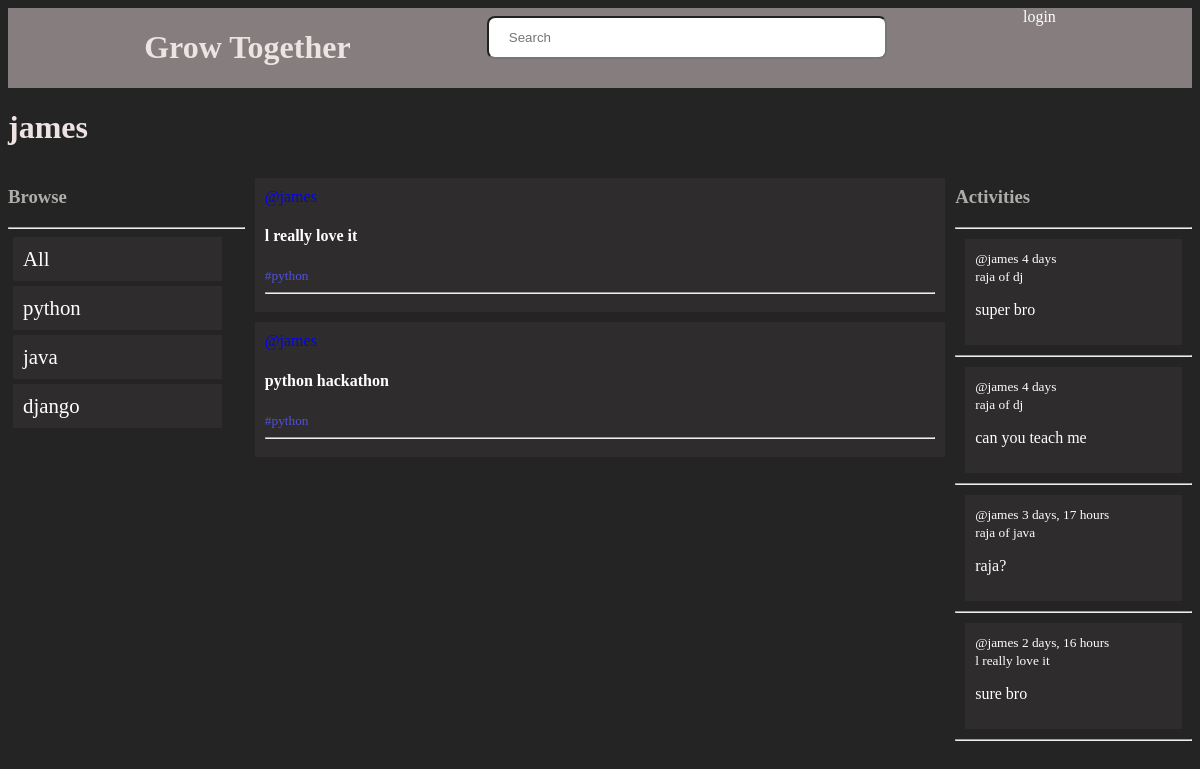
Screenshot of /profile/5/ with the database file from the repository.
### app1/models.py (models this page shows, shortened)
class topic(models.Model):
    name =models.CharField(max_length=200)

class room(models.Model): #python calss to model
    host=models.ForeignKey(User,on_delete=models.SET_NULL,null=True)
    top=models.ForeignKey(topic,on_delete=models.SET_NULL,null=True)
    name=models.CharField(max_length=200)
    description=models.TextField(null=True,blank=True) #null=True which can make it blank .if instance not create.blank if save form it wiil be blank
    update= models.DateTimeField(auto_now=True) #take freq timestamp
    create=models.DateTimeField(auto_now_add=True)#first create timestamp
    class Meta:
        ordering=['-update','-create'] #descending - so newest first
    def __str__(self): #create Rome string
        return self.name

class Message(models.Model):
    user=models.ForeignKey(User,on_delete=models.CASCADE)
    room=models.ForeignKey(room,on_delete=models.CASCADE) #models.SET_NULL-->mesg not del if room del. models.cascade msg del
    body=models.TextField()
    update=models.DateTimeField(auto_now=True)
    create=models.DateTimeField(auto_now_add=True)

### app1/views.py (the view)
def userprofile(request,pk):
    host=User.objects.get(id=pk)
    val1=topic.objects.all()
    activity=host.message_set.all()
    ro=host.room_set.all()
    context={'host':host,'value':ro,'val1':val1,'recent':activity}
    return render(request,'app1/profile.html',context)

### app1/templates/app1/profile.html (shortened to what this page needs)
{% extends 'main.html' %}
{% block content %}
<h1>{{host.username}}</h1>
<div class="container">
    <div>
        {% include 'app1/topics.html' %}
    </div>
    <div>
        {% include 'app1/posts.html' %}
    </div>
    <div>
        {% include 'app1/activity.html' %}
    </div>
</div>
{% endblock content %}

### app1/templates/app1/topics.html (shortened to what this page needs)
<!DOCTYPE html>
<h3>
    Browse
</h3>
<hr>
<a id="tex" href="{% url 'home' %}">
<div class="list">
    All
</div>
</a>
{% for topic in val1  %}
<a id="tex" href="{% url 'home' %}?q={{topic.name}}">
 <div class="list">
    {{topic.name}}
 </div>
</a>
{% endfor %}

### app1/templates/app1/posts.html (shortened to what this page needs)
<div >
    {% for  e in value %}
    <div class="cont">
    <a id="col" href="{% url 'profile' e.host.id %}"> @{{ e.host.username}}</a>
    <a href="root/{{e.id}}">
     <h4>  {{e.name}}</h4>
     <small id="col1">#{{e.top.name}}</small>
     <hr>
    </div>
    {% endfor %}
</div>

### app1/templates/app1/activity.html (shortened to what this page needs)
<h3>Activities</h3>
<hr>
{% for m in recent %}
<div class="contactive">
    <small id="user">@{{m.user}} {{ m.create | timesince }}</small>
    <br>
    <small id="user">{{m.room}}</small>
    <p id="user">{{ m.body }}
</div>
<hr>
{% endfor %}

### static/styles/main.css (style rules this page uses)
body { background-color: rgb(37, 36, 36); }

### templates/navi.html (style rules this page uses)
h1 { color: rgb(238, 227, 227); }

### app1/templates/app1/profile.html (style rules this page uses)
.container { display:grid; grid-template-columns: 1fr 3fr 1fr; }

### app1/templates/app1/topics.html (style rules this page uses)
h3 { color: rgb(173, 173, 170); }
.list { display: block; width: 80%; padding: 10px; margin: 5px; background-color: rgb(46, 44, 44); font-size: 1.3em; color:white ; }
#tex { color: white; text-decoration: none; }

### app1/templates/app1/posts.html (style rules this page uses)
a { text-decoration: none; color: white; }
#col { color: blue; }
#col1 { color: rgb(80, 80, 224); }
.cont { background-color: rgb(46, 44, 44); padding: 10px; margin: 10px; }

### app1/templates/app1/activity.html (style rules this page uses)
.contactive { background-color: rgb(46, 44, 44); padding: 10px; margin: 10px; }
#user { color: white; }

### rows the page displays
topic: name "python"
topic: name "java"
topic: name "django"
room: name "l really love it", top.name "python"
room: name "python hackathon", top.name "python"
Message: user "james", create "4 days", room "raja of dj", body "super bro"
Message: user "james", create "4 days", room "raja of dj", body "can you teach me"
Message: user "james", create "3 days, 17 hours", room "raja of java", body "raja?"
Message: user "james", create "2 days, 16 hours", room "l really love it", body "sure bro"

### other values shown
{{ host.username }} "james"
